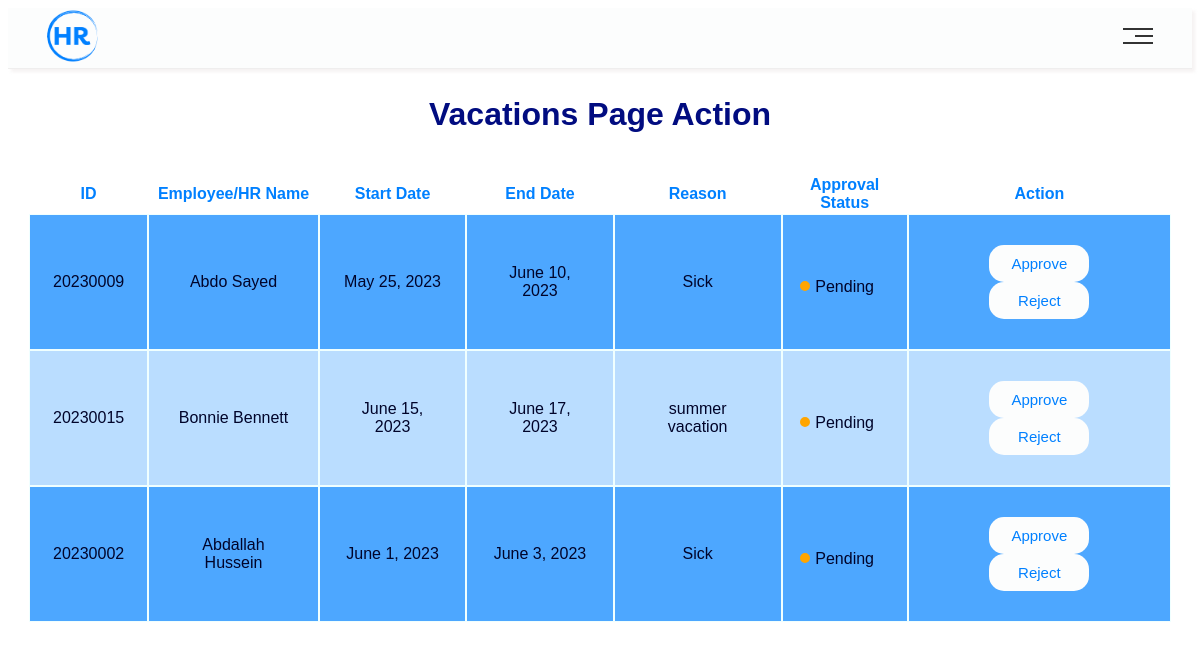
The page /MHome/VacationAction/ on the database as committed earlier.
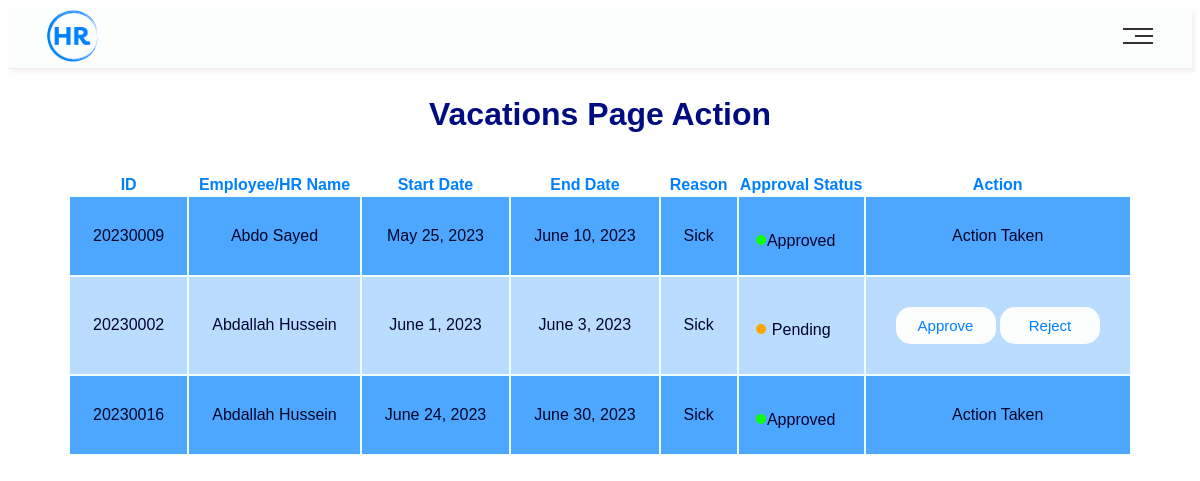
The same page on the database as committed later.
### main/models.py (models this page shows, shortened)
class Vacation(models.Model):
    ID = models.BigAutoField(primary_key=True, verbose_name="ID")
    EmployeeID = models.IntegerField(
        models.ForeignKey(
            Employee, verbose_name=("Employee ID"), on_delete=models.CASCADE, related_name="Employee ID"
        )
    )
    startDate = models.DateField()
    endDate = models.DateField()
    reason = models.TextField()
    status = models.TextField(max_length=20, default="Pending")

class Employee(models.Model):
    ID = models.BigAutoField(primary_key=True, verbose_name="ID")
    userName = models.CharField(max_length=100)
    Email = models.CharField(max_length=255)
    phoneNum = models.IntegerField()
    address = models.CharField(max_length=255)
    birthDate = models.DateField()
    gender = models.CharField(max_length=10)
    jobTitle = models.CharField(max_length=64)
    maritalStatus = models.CharField(max_length=64)
    salary = models.IntegerField()
    vacationDays = models.IntegerField()

### main/views.py (the view)
# urls.py: path("MHome/VacationAction/", views.VacationAction, name="VacationAction"),
def VacationAction(request):
    context = {"Vacations": Vacation.objects.all(), "Employees": Employee.objects.all()}
    return render(request, "HRWebsite/Vacation Action.html", context)

### main/templates/HRWebsite/Vacation Action.html (shortened to what this page needs)
<!DOCTYPE html>
<html lang="en">
{%load static%}
<head>
  <link rel="stylesheet" href="{% static 'css/public.css'%}" />
  <link rel="stylesheet" href="{%static 'css/Navbar.css'%}" />
  <link rel="stylesheet" href="{%static 'css/Table.css'%}" />
  </head>
  <body>
  {% include 'Parts/Mnavbar.html' %}
    <section class="Conatiner">
    <h1 class="caption">Vacations Page Action</h1>
      <table class="table">
        <thead>
          <tr>
            <th>ID</th>
            <th>Employee/HR Name</th>
            <th>Start Date</th>
            <th>End Date</th>
            <th>Reason</th>
            <th>Approval Status</th>
            <th>Action</th>
          </tr>
        </thead>
        <tbody>
          {% for vac in Vacations %}
          <tr>
            <td id="ID">{{ vac.EmployeeID }}</td>
            <td>
              {% for emp in Employees %}
                {% if emp.ID == vac.EmployeeID %}
                  {{ emp.userName }}
                {% endif %}
              {% endfor %}
            </td>
            <td>{{ vac.startDate }}</td>
            <td>{{ vac.endDate }}</td>
            <td>{{ vac.reason }}</td>
            {% if vac.status == "Approved" %}
              <td>
                <span class="dot" style="border-color: rgb(15, 255, 15);"></span><span class="status">{{ vac.status }}</span>
              </td>
              <td>
                <div>
                  Action Taken
                </div>
              </td>
            {% else %}
            <td>
                <span class="dot"></span><span class="status">{{ vac.status }}</span>
            </td>
            <td>
              <div>
                  <button class="approve" value="Approved" onclick="window.location.href='/UpdateStatus/' + {{vac.ID}} + '/Approved';">Approve</button>
                  <button class="reject" value="Rejected" onclick="window.location.href='/UpdateStatus/' + {{vac.ID}} + '/Rejected';">Reject</button>
              </div>
            </td>
            {% endif %}
          </tr>
          {% endfor %}
        </tbody>
      </table>
  </body>
</html>

### main/templates/Parts/Mnavbar.html (shortened to what this page needs)
{%load static%}
<div class="header">
	<div class="containerNav">
		<a href="{% url 'MHome' %}" title="HR-System">
			<img
				class="logo"
				src="{% static 'images/hr-logo-zip-file (1)/png/logo-no-background.png'%}"
			/>
		</a>
		<div class="links">
			<span class="icons">
				<span></span>
				<span></span>
				<span></span>
			</span>
		</div>
	</div>
</div>

### main/static/css/public.css (style rules this page uses)
body { font-family: Arial, Helvetica, sans-serif; }
* { box-sizing: border-box; caret-color: rgba(0, 128, 255, 0.851); }
:root { --main-color: rgb(0, 128, 255); --white-color: azure; --shadow-color: rgba(185, 167, 167, 0.134); --raduis-size: 20px; }
section { padding: 20px; box-shadow: 3px 3px 3px var(--shadow-color); border-radius: var(--raduis-size); text-align: center; }

### main/static/css/Navbar.css (style rules this page uses)
:root { --main-color: rgb(0, 128, 255); --white-color: rgb(252, 253, 253); --shadow-color: rgba(185, 167, 167, 0.134); }
.containerNav { margin-left: auto; margin-right: auto; }
.header { padding: 0px; background-color: var(--white-color); border-bottom: 1.5px solid rgba(232, 229, 229, 0.602); box-shadow: 3px 3px 3px var(--shadow-color); }
.header .containerNav { display: flex; justify-content: space-around; align-items: center; gap: 80%; }
.header .containerNav a .logo { width: 51px; height: 56px; border-radius: 100%; }
.header .containerNav .links { position: relative; }
.header .links .icons { width: 30px; display: flex; flex-wrap: wrap; justify-content: end; }
.header .links .icons span { background-color: #333; margin-bottom: 5px; height: 2px; }
.header .links .icons span:first-child { width: 100%; }
.header .links .icons span:nth-child(2) { width: 60%; transition: 0.7s; }
.header .links .icons span:last-child { width: 100%; }

### main/static/css/Table.css (style rules this page uses)
* { font-family: Arial, Helvetica, sans-serif; }
section { border: none; box-shadow: none; padding: 0; }
.table { padding: 20px; margin: auto; margin-top: 20px; }
.table tbody tr td { margin-left: 10px; padding: 23px; text-align: center; outline: 1px solid azure; color: #00042a; }
.table tbody tr:nth-child(odd) { background-color: #1e90ffc9; }
.table tbody tr:nth-child(even) { background-color: #1e8fff4e; }
.table thead tr th { color: var(--main-color); }
.table tbody tr td button { padding: 10px 20px; font-size: 15px; font-weight: 500; background-color: var(--white-color); color: var(--main-color); outline: none; border: none; border-radius: 15px; cursor: pointer; box-sizing: border-box; width: 100px; text-overflow: ellipsis; }
.table tbody tr td div { display: inline-block; margin: 7px; }
.caption { margin-bottom: 12px; font-size: xx-large; font-weight: bold; color: #010c80; }
.table tbody tr td .dot { display: block; padding: 0px; width: 5px; border: 5px solid orange; border-radius: 100%; position: relative; top: 13px; right: 6px; }

Rows that differ between the two databases and show on the page:
removed Vacation: EmployeeID "20230015", startDate "June 15, 2023", endDate "June 17, 2023", reason "summer vacation", status "Pending"
removed Employee: userName "Bonnie Bennett", shown under "20230015"
changed Vacation "May 25, 2023": status "Pending" → "Approved"; status "Approve Reject" → "Action Taken"
added Vacation: EmployeeID "20230016", startDate "June 24, 2023", endDate "June 30, 2023", reason "Sick", status "Approved"
added Employee: userName "Abdallah Hussein", shown under "20230016"
